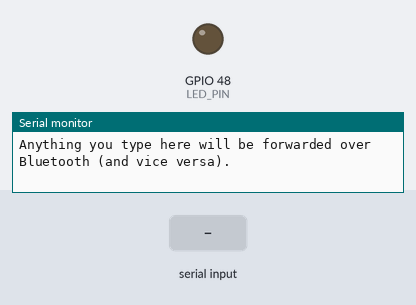
Bench run of a sketch on a simulated ESP32-S3. On the bench: output pins drawn as LEDs (lit = HIGH), the last lines printed to the serial monitor. Inputs (shaded band) come from the test bench. Nothing arrives over Bluetooth unless stated.

Above: at 1.2 s.
1.3 s: "1" received over the second serial link
At 2.07 s:
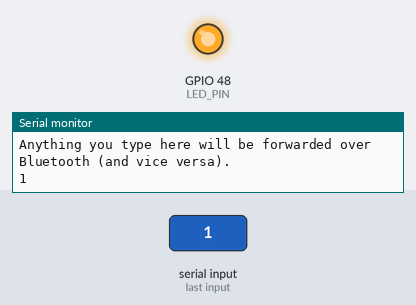
Timing chart, 0 to 10.3 s (numbered marks = the images above; inputs shaded):
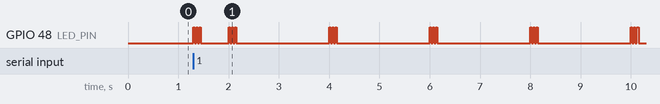

The sketch:

HelloBluetooth.ino
```cpp
/**
 * HelloBluetooth: creates a bidirectional bridge between USB Serial
 * and Bluetooth Serial (SPP). Sends a greeting over Bluetooth every
 * 2 seconds. Data received over Bluetooth is echoed to USB Serial
 * and vice versa. The built-in LED flashes briefly whenever data is
 * sent or received over Bluetooth, giving you a visual heartbeat.
 *
 * Requires: Original ESP32 (e.g., Huzzah32). Will NOT compile on ESP32-S3.
 *
 * See: https://makeabilitylab.github.io/physcomp/esp32/bluetooth-serial
 *
 * By Professor Jon E. Froehlich
 * Director, Makeability Lab, https://makeabilitylab.cs.uw.edu
 * Author, Interactive Physical Computing Textbook, https://makeabilitylab.github.io/physcomp/
 */

#include "BluetoothSerial.h"

// These compile-time checks ensure we're running on a chip that supports
// Bluetooth Classic. On the ESP32-S3 (or C3, S2, etc.), these #error
// lines will trigger and the sketch won't compile.
#if !defined(CONFIG_BT_ENABLED) || !defined(CONFIG_BLUEDROID_ENABLED)
#error Bluetooth Classic is not enabled. This sketch requires the original ESP32.
#endif

#if !defined(CONFIG_BT_SPP_ENABLED)
#error Serial Bluetooth (SPP) is not available. It is only supported on the original ESP32 chip.
#endif

// LED_BUILTIN is defined by the board package (e.g., pin 13 on the Huzzah32).
// We alias it here so you can easily swap in a different pin if needed.
const int LED_PIN = LED_BUILTIN;
const unsigned long LED_FLASH_MS = 60;  // How long a single flash cycle takes
const unsigned int NUM_FLASHES = 3;

BluetoothSerial SerialBT;

unsigned long _lastMsgMs = 0;
unsigned long _msgCount = 0;
const unsigned long GREETING_INTERVAL_MS = 2000;

void setup() {
  Serial.begin(115200);
  pinMode(LED_PIN, OUTPUT);

  // Initialize Bluetooth with a device name. You can choose any name you
  // like — "ESP32-Bluetooth", "Jon's ESP32", "Pikachu", etc. This is the
  // friendly name that appears when you scan for Bluetooth devices on your
  // computer (pick something recognizable in a classroom full of ESP32s!).
  SerialBT.begin("ESP32-Bluetooth");

  Serial.println("Bluetooth started! You can now pair with 'ESP32-Bluetooth'.");
  Serial.println("Open a Bluetooth serial connection to see messages.");
  Serial.println("Anything you type here will be forwarded over Bluetooth (and vice versa).\n");
}

void loop() {
  // --- Periodic greeting ------------------------------------------------
  unsigned long now = millis();
  if (now - _lastMsgMs >= GREETING_INTERVAL_MS) {
    _lastMsgMs = now;
    _msgCount++;

    String msg = "Hello from ESP32! [Msg #" + String(_msgCount)
               + " | Uptime: " + String(now / 1000.0, 1) + "s]";

    // Check if Bluetooth Serial is connected
    if (SerialBT.connected()) {
      SerialBT.println("[Bluetooth] " + msg);
      flashLED();  // Visual confirmation: data sent over Bluetooth
    } else {
      Serial.println("[USB Serial] Waiting for Bluetooth connection...");
    }
    Serial.println("[USB Serial] " + msg);
  }

  // Forward everything received from USB Serial (e.g., typed in Serial Monitor)
  // to the Bluetooth peer. We use read()/write() (byte-at-a-time) rather than
  // readStringUntil() because it's non-blocking — the loop keeps running without
  // waiting for a newline or timeout.
  if (Serial.available()) {
    while (Serial.available()) {
      SerialBT.write(Serial.read());
    }
    flashLED(); // Data sent over Bluetooth
  }

  // Forward everything received over Bluetooth to USB Serial.
  // The outer `if` avoids flashing when there's nothing to read, and
  // ensures we flash once per burst of data rather than once per byte.
  if (SerialBT.available()) {
    while (SerialBT.available()) {
      Serial.write(SerialBT.read());
    }
    flashLED();  // Visual confirmation: data received over Bluetooth
  }
}

/**
 * Briefly flashes the built-in LED. Uses a blocking delay, which is
 * fine for a simple example — the ~180 ms pause won't noticeably affect
 * the 2-second greeting interval or byte-at-a-time forwarding.
 */
void flashLED() {
  for(int i=0; i< NUM_FLASHES; i++){
    digitalWrite(LED_PIN, HIGH);
    delay(LED_FLASH_MS / 2);
    digitalWrite(LED_PIN, LOW);
    delay(LED_FLASH_MS / 2);
  }
}
```
